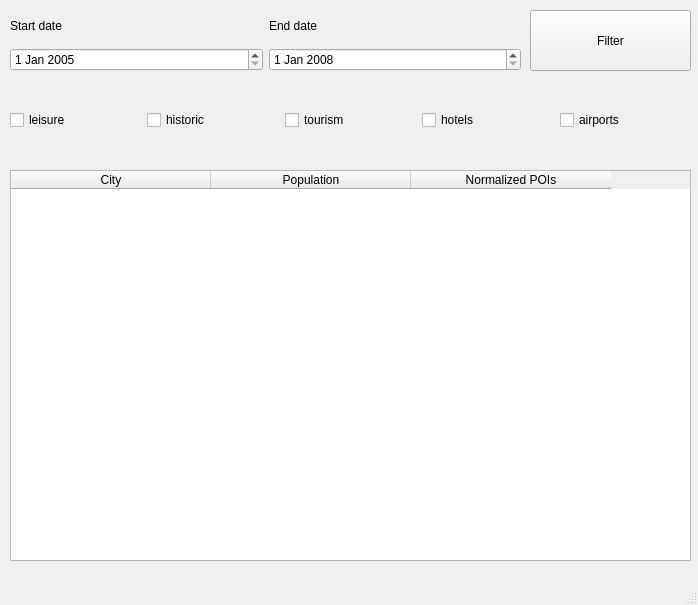
<?xml version="1.0" encoding="UTF-8"?>
<ui version="4.0">
 <class>MainWindow</class>
 <widget class="QMainWindow" name="MainWindow">
  <property name="geometry">
   <rect>
    <x>0</x>
    <y>0</y>
    <width>698</width>
    <height>605</height>
   </rect>
  </property>
  <property name="windowTitle">
   <string>MainWindow</string>
  </property>
  <widget class="QWidget" name="centralwidget">
   <widget class="QPushButton" name="filterBtn">
    <property name="geometry">
     <rect>
      <x>530</x>
      <y>10</y>
      <width>161</width>
      <height>61</height>
     </rect>
    </property>
    <property name="text">
     <string>Filter</string>
    </property>
   </widget>
   <widget class="QWidget" name="gridLayoutWidget_2">
    <property name="geometry">
     <rect>
      <x>10</x>
      <y>80</y>
      <width>681</width>
      <height>80</height>
     </rect>
    </property>
    <layout class="QGridLayout" name="types">
     <item row="0" column="2">
      <widget class="QCheckBox" name="checkBox_3">
       <property name="text">
        <string>tourism</string>
       </property>
      </widget>
     </item>
     <item row="0" column="0">
      <widget class="QCheckBox" name="checkBox_1">
       <property name="text">
        <string>leisure</string>
       </property>
      </widget>
     </item>
     <item row="0" column="3">
      <widget class="QCheckBox" name="checkBox_4">
       <property name="text">
        <string>hotels</string>
       </property>
      </widget>
     </item>
     <item row="0" column="1">
      <widget class="QCheckBox" name="checkBox_2">
       <property name="text">
        <string>historic</string>
       </property>
      </widget>
     </item>
     <item row="0" column="4">
      <widget class="QCheckBox" name="checkBox_5">
       <property name="text">
        <string>airports</string>
       </property>
      </widget>
     </item>
    </layout>
   </widget>
   <widget class="QWidget" name="gridLayoutWidget">
    <property name="geometry">
     <rect>
      <x>10</x>
      <y>10</y>
      <width>511</width>
      <height>61</height>
     </rect>
    </property>
    <layout class="QGridLayout" name="dates">
     <item row="1" column="1">
      <widget class="QDateEdit" name="endDate">
       <property name="date">
        <date>
         <year>2008</year>
         <month>1</month>
         <day>1</day>
        </date>
       </property>
      </widget>
     </item>
     <item row="1" column="0">
      <widget class="QDateEdit" name="startDate">
       <property name="calendarPopup">
        <bool>false</bool>
       </property>
       <property name="date">
        <date>
         <year>2005</year>
         <month>1</month>
         <day>1</day>
        </date>
       </property>
      </widget>
     </item>
     <item row="0" column="1">
      <widget class="QLabel" name="endDateLabel">
       <property name="text">
        <string>End date</string>
       </property>
      </widget>
     </item>
     <item row="0" column="0">
      <widget class="QLabel" name="startDateLabel">
       <property name="text">
        <string>Start date</string>
       </property>
      </widget>
     </item>
    </layout>
   </widget>
   <widget class="QTableWidget" name="table">
    <property name="geometry">
     <rect>
      <x>10</x>
      <y>170</y>
      <width>681</width>
      <height>391</height>
     </rect>
    </property>
    <property name="sortingEnabled">
     <bool>false</bool>
    </property>
    <property name="columnCount">
     <number>3</number>
    </property>
    <attribute name="horizontalHeaderCascadingSectionResizes">
     <bool>false</bool>
    </attribute>
    <attribute name="horizontalHeaderDefaultSectionSize">
     <number>200</number>
    </attribute>
    <attribute name="horizontalHeaderShowSortIndicator" stdset="0">
     <bool>false</bool>
    </attribute>
    <column>
     <property name="text">
      <string>City</string>
     </property>
    </column>
    <column>
     <property name="text">
      <string>Population</string>
     </property>
    </column>
    <column>
     <property name="text">
      <string>Normalized POIs</string>
     </property>
    </column>
   </widget>
  </widget>
  <widget class="QMenuBar" name="menubar">
   <property name="geometry">
    <rect>
     <x>0</x>
     <y>0</y>
     <width>698</width>
     <height>22</height>
    </rect>
   </property>
  </widget>
  <widget class="QStatusBar" name="statusbar"/>
 </widget>
 <resources/>
 <connections/>
</ui>
